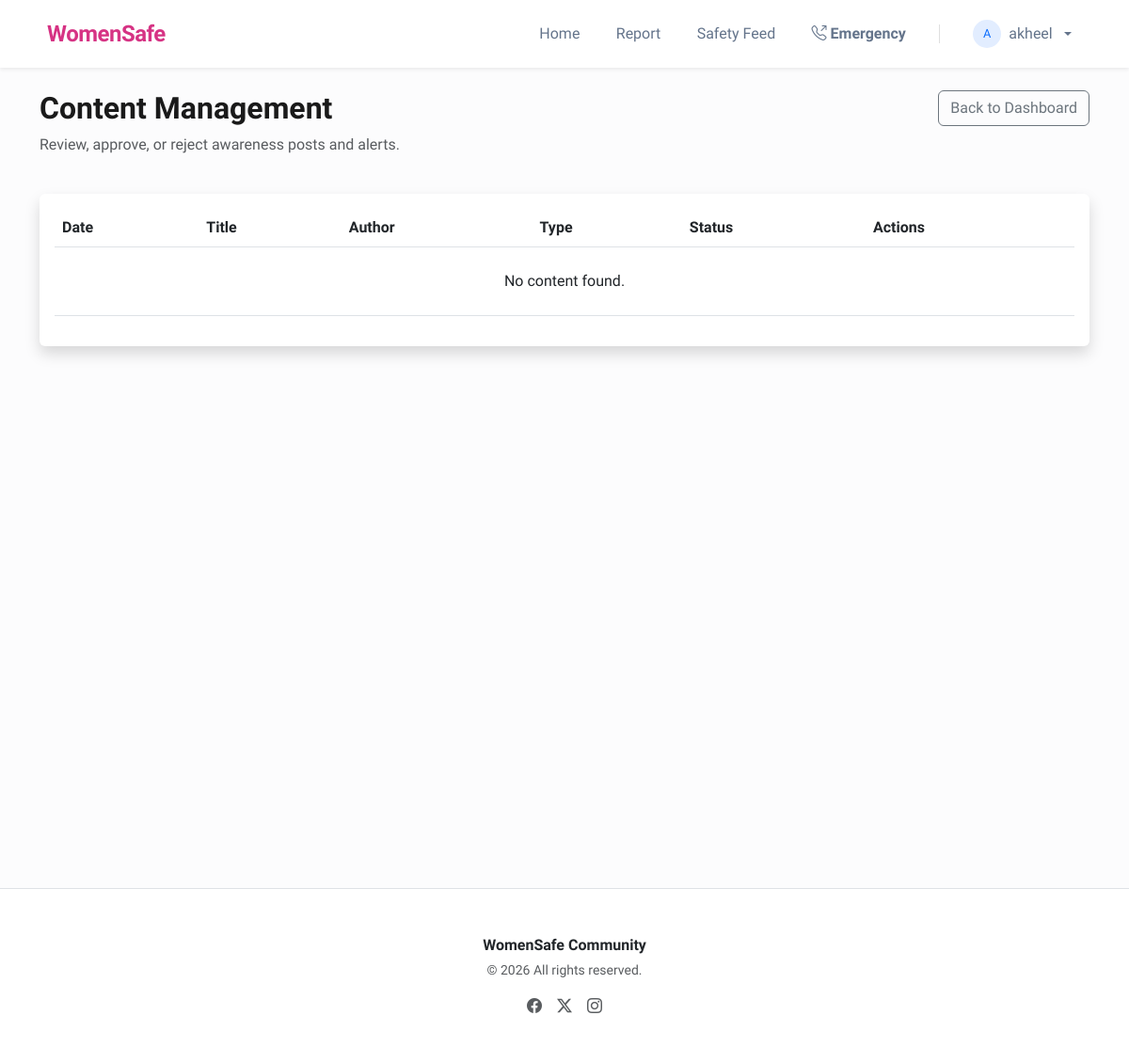
The app's page /panel/content/ (signed in), older data.
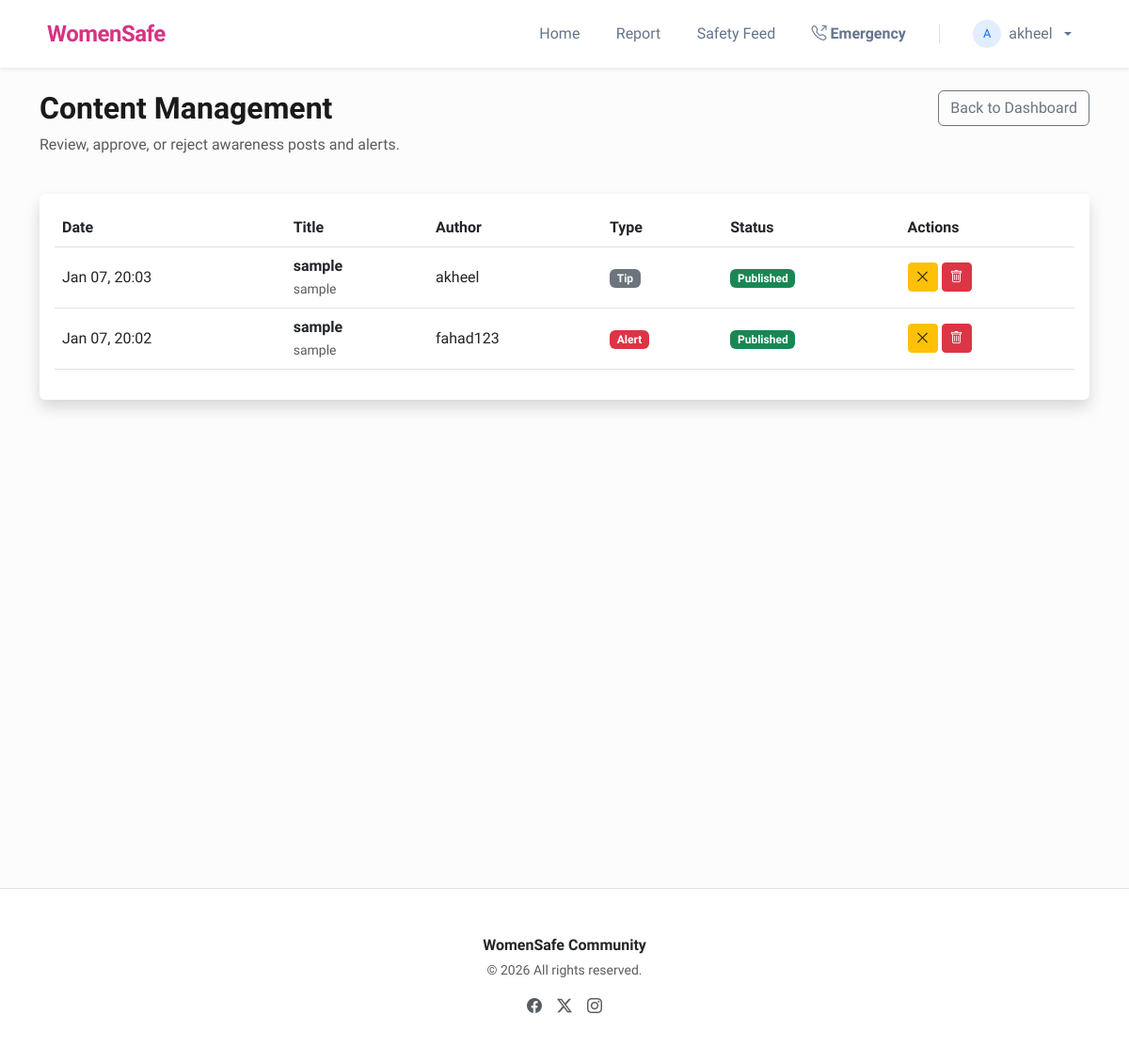
The same page, newer data.
### accounts/models.py (models this page shows, shortened)
class User(AbstractUser):
    is_moderator = models.BooleanField(default=False, help_text="Designates whether this user can moderate reports.")
    phone_number = models.CharField(max_length=15, blank=True, null=True)

### awareness/models.py (models this page shows, shortened)
class Post(models.Model):
    STATUS_CHOICES = [
        ('pending', 'Pending Approval'),
        ('published', 'Published'),
        ('rejected', 'Rejected'),
    ]
    title = models.CharField(max_length=200)
    content = models.TextField()
    author = models.ForeignKey(settings.AUTH_USER_MODEL, on_delete=models.CASCADE)
    is_alert = models.BooleanField(default=False, help_text="Urgent Safety Alert.")
    is_announcement = models.BooleanField(default=False, help_text="System-wide Announcement (Admin only).")
    status = models.CharField(max_length=20, choices=STATUS_CHOICES, default='pending')
    created_at = models.DateTimeField(auto_now_add=True)
    updated_at = models.DateTimeField(auto_now=True)

### admin_panel/views.py (the view, shortened to what this page needs)
# urls.py: path('content/', views.content_management, name='content_management'),
@user_passes_test(is_admin, login_url='login')
def content_management(request):
    posts = Post.objects.all().order_by('-created_at')
    return render(request, 'admin_panel/content.html', {'posts': posts})

### admin_panel/views.py (called while the page is built)
def is_admin(user):
    return user.is_authenticated and (user.groups.filter(name='Admins').exists() or user.is_superuser)

### templates/admin_panel/content.html (shortened to what this page needs)
{% extends 'base.html' %}
{% block content %}
<div class="row mb-4">
    <div class="col-md-9">
        <h2 class="fw-bold">Content Management</h2>
        <p class="text-muted">Review, approve, or reject awareness posts and alerts.</p>
    </div>
    <div class="col-md-3 text-end">
        <a href="{% url 'admin_analytics' %}" class="btn btn-outline-secondary">Back to Dashboard</a>
    </div>
</div>
<div class="card shadow border-0">
    <div class="card-body">
        <div class="table-responsive">
            <table class="table table-hover align-middle">
                <thead>
                    <tr>
                        <th>Date</th>
                        <th>Title</th>
                        <th>Author</th>
                        <th>Type</th>
                        <th>Status</th>
                        <th>Actions</th>
                    </tr>
                </thead>
                <tbody>
                    {% for post in posts %}
                    <tr class="{% if post.status == 'pending' %}table-warning{% endif %}">
                        <td>{{ post.created_at|date:"M d, H:i" }}</td>
                        <td>
                            <strong>{{ post.title }}</strong>
                            <br>
                            <small class="text-muted">{{ post.content|truncatechars:50 }}</small>
                        </td>
                        <td>{{ post.author.username }}</td>
                        <td>
                            {% if post.is_alert %}
                            <span class="badge bg-danger">Alert</span>
                            {% elif post.is_announcement %}
                            <span class="badge bg-info text-dark">Announcement</span>
                            {% else %}
                            <span class="badge bg-secondary">Tip</span>
                            {% endif %}
                        </td>
                        <td>
                            {% if post.status == 'published' %}
                            <span class="badge bg-success">Published</span>
                            {% elif post.status == 'pending' %}
                            <span class="badge bg-warning text-dark">Pending</span>
                            {% else %}
                            <span class="badge bg-danger">Rejected</span>
                            {% endif %}
                        </td>
                        <td>
                            <form method="post" class="d-inline-flex gap-1">
                                {% if post.status != 'rejected' %}
                                <button type="submit" name="action" value="reject" class="btn btn-sm btn-warning"
                                    title="Reject">
                                    <i class="bi bi-x-lg"></i>
                                </button>
                                {% endif %}
                                <button type="submit" name="action" value="delete" class="btn btn-sm btn-danger"
                                    title="Delete" onclick="return confirm('Delete this post permanently?');">
                                    <i class="bi bi-trash"></i>
                                </button>
                            </form>
                        </td>
                    </tr>
                    {% empty %}
                    <tr>
                        <td colspan="6" class="text-center py-4">No content found.</td>
                    </tr>
                    {% endfor %}
                </tbody>
            </table>
        </div>
    </div>
</div>
{% endblock %}

### templates/base.html (shortened to what this page needs)
<!DOCTYPE html>
<html lang="en">
<head>
    <link href="https://cdn.jsdelivr.net/npm/bootstrap@5.3.0/dist/css/bootstrap.min.css" rel="stylesheet">
    <link href="https://cdn.jsdelivr.net/npm/bootstrap-icons@1.11.0/font/bootstrap-icons.css" rel="stylesheet">
</head>
<body>
    <nav class="navbar navbar-expand-lg navbar-light bg-white sticky-top shadow-sm">
        <div class="container">
            <a class="navbar-brand d-flex align-items-center" href="/">
                WomenSafe
            </a>
            <div class="collapse navbar-collapse" id="navbarNav">
                <ul class="navbar-nav ms-auto align-items-center">
                    <li class="nav-item">
                        <a class="nav-link {% if request.path == '/' %}active{% endif %}" href="/">Home</a>
                    </li>
                    <li class="nav-item">
                        <a class="nav-link {% if 'create' in request.path %}active{% endif %}" href="{% url 'create_report' %}">Report</a>
                    </li>
                    <li class="nav-item">
                        <a class="nav-link {% if 'awareness' in request.path %}active{% endif %}" href="{% url 'awareness_feed' %}">Safety Feed</a>
                    </li>
                    <li class="nav-item">
                        <a class="nav-link text-danger fw-bold {% if 'emergency' in request.path %}active{% endif %}" href="{% url 'emergency_contacts' %}">
                            <i class="bi bi-telephone-outbound me-1"></i>Emergency
                        </a>
                    </li>
                    {% if user.is_authenticated %}
                        <li class="nav-item dropdown">
                            <a class="nav-link dropdown-toggle d-flex align-items-center gap-2" href="#" id="userDropdown" role="button" data-bs-toggle="dropdown">
                                <div class="bg-soft-primary rounded-circle d-flex align-items-center justify-content-center" style="width: 30px; height: 30px; font-size: 0.8rem;">
                                    {{ user.username|slice:":1"|upper }}
                                </div>
                                {{ user.username }}
                            </a>
                        </li>
                    {% endif %}
                </ul>
            </div>
        </div>
    </nav>
    <main class="container mt-4 min-vh-100">
        {% block content %}{% endblock %}
    </main>
    <footer class="bg-white py-5 mt-5 border-top">
        <div class="container text-center">
            <p class="text-dark fw-bold mb-1">WomenSafe Community</p>
            <p class="text-muted small">&copy; {% now "Y" %} All rights reserved.</p>
            <div class="d-flex justify-content-center gap-3 mt-3">
                <a href="#" class="text-muted"><i class="bi bi-facebook"></i></a>
                <a href="#" class="text-muted"><i class="bi bi-twitter-x"></i></a>
                <a href="#" class="text-muted"><i class="bi bi-instagram"></i></a>
            </div>
        </div>
    </footer>
</body>
</html>

### templates/base.html (style rules this page uses)
:root { --ws-pink: #d63384; --ws-pink-hover: #bc2a71; --ws-light-pink: #fdf2f8; }
body { font-family: 'Plus Jakarta Sans', sans-serif; background-color: #fcfcfd; color: #1a1a1a; }
.navbar { padding: 0.8rem 0; transition: all 0.3s ease; }
.navbar-brand { font-weight: 800; letter-spacing: -0.5px; color: var(--ws-pink) !important; font-size: 1.5rem; }
.nav-link { font-weight: 500; color: #64748b !important; padding: 0.5rem 1.2rem !important; border-radius: 8px; transition: all 0.2s ease; position: relative; }
.bg-soft-primary { background-color: rgba(13, 110, 253, 0.12) !important; color: #0d6efd !important; }

Row changes from the older to the newer data that the page shows:
added Post: created_at "Jan 07, 20:03", title "sample", content "sample", author.username "akheel", is_alert "Tip", status "Published"
added Post: created_at "Jan 07, 20:02", title "sample", content "sample", author.username "fahad123", is_alert "Alert", status "Published"
Text that changed along with them:
text no longer shown: "No content found."
